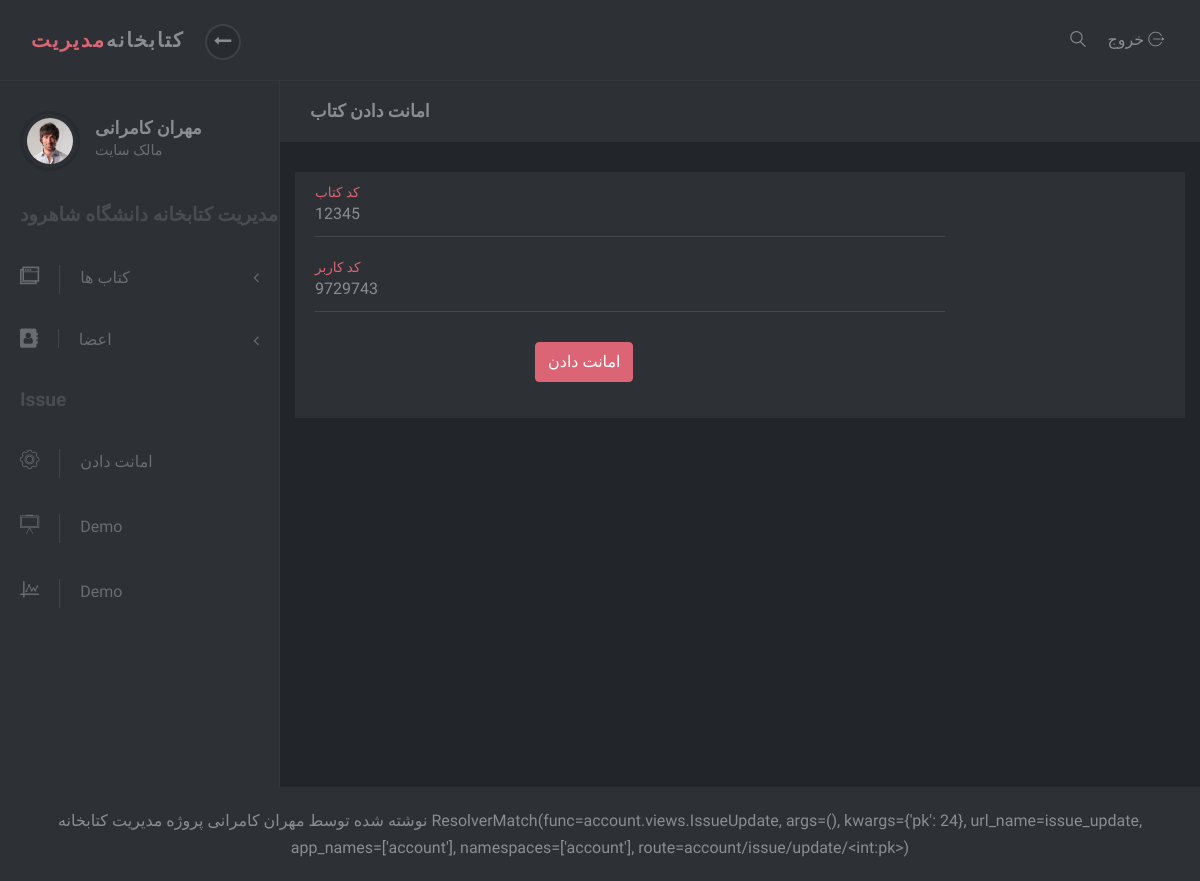
The page /account/issue/update/24 (signed in) on the database its author committed.
### account/models.py (models this page shows)
class User(AbstractUser):
	email = models.EmailField(unique=True, verbose_name='ایمیل')
	slug = models.SlugField(unique=True, blank=True, verbose_name="کد کاربر")
	address=models.CharField(default='aaaa',max_length=200,verbose_name='آدرس')

### book/models.py (models this page shows, shortened)
class Issue(models.Model):
    slugBook = models.SlugField(unique=True, blank=True, verbose_name="کد کتاب")
    slugUser = models.SlugField(unique=True, blank=True, verbose_name="کد کاربر")
    created = models.DateTimeField(auto_now_add=True, verbose_name='زمان انتشار')
    renewCount = models.IntegerField(verbose_name="تعداد تمدید")
    class Meta:
        verbose_name = "امانت"
        verbose_name_plural = "امانات"
        ordering = ['-created']
    def is_on_time(self):
        last_two_week = timezone.now() - timedelta(days=14)
        if self.created > last_two_week:
            return True
        else:
            return False
    is_on_time.boolean = True
    is_on_time.short_description = "وضعیت کتاب به امانت گرفته شده"

### account/views.py (the view)
# urls.py: path('issue/update/<int:pk>', IssueUpdate.as_view(), name='issue_update'),
class IssueUpdate(SuperUserAccessMixin,FormRenewMixin,UpdateView):
    model = Issue
    template_name ='registrations/issue_book.html'
    fields = ['slugBook', 'slugUser']

### account/mixins.py (called while the page is built)
    def dispatch(self, request, *args, **kwargs):
        if request.user.is_superuser:
            return super().dispatch(request, *args, **kwargs)
        else:
            raise Http404

### templates/registrations/issue_book.html (shortened to what this page needs)
{% extends 'registrations/base.html' %}
{% load static %}
{% load widget_tweaks %}
{% load crispy_forms_tags %}
{% block code %}
    <div class="page-content">
        <div class="page-header">
            <div class="container-fluid">
                <h2 class="h5 no-margin-bottom">امانت دادن کتاب</h2>
            </div>
        </div>
        <div class="col-lg-12">
            <div class="block">
                <div class="block-body">
                    <form class="form-horizontal" method="post" enctype="multipart/form-data">
                        <div class="row">
                            <div class="col-sm-9">
                                <div class="form-group-material">
                                    {{ form.slugBook|add_class:"input-material"|attr:"id:register-username name:registerUsername" }}
                                    <label for="register-username" class="label-material">کد کتاب</label>
                                </div>
                                <div class="form-group-material">
                                    {{ form.slugUser|add_class:"input-material"|attr:"id:register-username name:registerUsername" }}
                                    <label for="register-username" class="label-material">کد کاربر</label>
                                </div>
                            </div>
                        </div>
                        <div class="form-group row">
                            <div class="col-sm-9 ml-auto">
                                <button type="submit" class="btn btn-primary">امانت دادن</button>
                            </div>
                        </div>
                    </form>
                </div>
            </div>
        </div>
    </div>
{% endblock %}

### templates/registrations/sidebar.html (shortened to what this page needs)
{% load static %}
<nav id="sidebar">
    <div class="sidebar-header d-flex align-items-center">
        <div class="avatar"><img src="{% static 'adminlte/img/avatar-6.jpg' %}" alt="..."
                                 class="img-fluid rounded-circle"></div>
        <div class="title">
            <h1 class="h5">{{ request.user.get_full_name }}</h1>
            {% if request.user.is_superuser %}
                <p>مالک سایت</p>
            {% else %}
                <p>کاربر عادی</p>
            {% endif %}
        </div>
    </div>
    <span class="heading">مدیریت کتابخانه دانشگاه شاهرود</span>
    <ul class="list-unstyled">
        <li>
            <a href="#exampledropdownDropdown" aria-expanded="false" data-toggle="collapse">
                <i class="icon-windows"></i>کتاب ها </a>
        </li>
        {% if request.user.is_superuser %}
            <li>
                <a href="#exampledropdownDropdown2" aria-expanded="false" data-toggle="collapse">
                    <i class="fa fa-address-book" aria-hidden="true"></i>اعضا</a>
            </li>
            </ul>
            <span class="heading">Issue</span>
            <ul class="list-unstyled">
                <li><a href="{% url 'account:issue' %}"> <i class="icon-settings"></i>امانت دادن </a></li>
                <li><a href="#"> <i class="icon-writing-whiteboard"></i>Demo </a></li>
                <li><a href="#"> <i class="icon-chart"></i>Demo </a></li>
            </ul>
        {% endif %}
</nav>

### account/static/adminlte/css/style.default.css (style rules this page uses)
body { position: relative; }
a { -webkit-transition: all 0.3s; transition: all 0.3s; display: inline-block; }
p { line-height: 1.7; }
button { cursor: pointer; }
i, span, strong { display: inline-block; }
input { outline: none; }
.no-margin-bottom { margin-bottom: 0 !important; }
.block { padding: 20px; background: #2d3035; color: #8a8d93; margin-bottom: 30px; }
.page-content { position: relative; background: #22252a; min-height: 100vh; width: calc(100% - 280px); padding: 0; padding-bottom: 70px; }
.page-header { padding: 20px 15px; background: #2d3035; color: #8a8d93; margin-bottom: 30px; }
i[class*='icon-'] { -webkit-transform: translateY(2px); transform: translateY(2px); }
nav#sidebar { width: 280px; background: #2d3035; color: #6a6c70; border-right: 1px solid #34373d; }
nav#sidebar a { color: inherit; text-decoration: none; position: relative; }
nav#sidebar a[data-toggle="collapse"]::after { content: '\f104'; display: inline-block; -webkit-transform: translateY(-50%); transform: translateY(-50%); font-family: 'FontAwesome'; position: absolute; top: 50%; right: 20px; }
nav#sidebar a i { font-size: 1.2em; margin-right: 10px; -webkit-transition: none; transition: none; }
nav#sidebar .sidebar-header { padding: 30px 20px; }
nav#sidebar .sidebar-header h1, nav#sidebar .sidebar-header p { margin-bottom: 0; }
nav#sidebar .sidebar-header h1 { color: #8a8d93; }
nav#sidebar .sidebar-header p { font-size: 0.9rem; }
nav#sidebar span.heading { font-weight: 700; margin-left: 20px; color: #494d53; font-size: 1.2rem; margin-bottom: 15px; }
nav#sidebar .avatar { width: 60px; height: 60px; border-radius: 50%; overflow: hidden; margin-right: 15px; background: none; padding: 4px; border: 3px solid #282b2f; }
nav#sidebar ul { max-height: none; }
nav#sidebar li { position: relative; }
nav#sidebar li a { padding: 18px 20px; display: block; font-weight: 400; }
nav#sidebar li a i { margin-right: 20px; -webkit-transition: all 0.3s; transition: all 0.3s; padding-right: 20px; border-right: 1px solid #454649; }
nav#sidebar li::before { content: ''; width: 2px; height: 100%; background: none; display: block; position: absolute; top: 0; left: 0; z-index: 99; }
button, input[type='submit'] { cursor: pointer; font-family: inherit; font-weight: 300 !important; }
form label { font-size: .9rem; color: #8a8d93; }
input.input-material { width: 100%; border: none; border-bottom: 1px solid #444951; padding: 10px 0; background: none; color: #8a8d93; }
input.input-material ~ label { color: #aaa; position: absolute; top: 14px; left: 0; cursor: text; -webkit-transition: all 0.2s; transition: all 0.2s; font-weight: 300; }
input.input-material ~ label.active { font-size: 0.85rem; top: -10px; color: #DB6574; }
.form-group-material { position: relative; margin-bottom: 30px; }
.btn { font-weight: 400; border: 1px solid transparent; padding: 0.45rem 0.75rem; font-size: 1rem; line-height: 1.5; border-radius: 0.25rem; -webkit-transition: color 0.15s ease-in-out, background-color 0.15s ease-in-out, border-color 0.15s ease-in-out, -webkit-box-shadow 0.15s ease-in-out; transition: color 0.15s ease-in-out, background-color 0.15s ease-in-out, border-color 0.15s ease-in-out, -webkit-box-shadow 0.15s ease-in-out; transition: color 0.15s ease-in-out, background-color 0.15s ease-in-out, border-color 0.15s ease-in-out, box-shadow 0.15s ease-in-out; transition: color 0.15s ease-in-out, background-color 0.15s ease-in-out, border-color 0.15s ease-in-out, box-shadow 0.15s ease-in-out, -webkit-box-shadow 0.15s ease-in-out; }
.btn-primary { color: color-yiq(#DB6574); background-color: #DB6574; border-color: #DB6574; }
body { font-family: "Muli", sans-serif; font-size: 1rem; font-weight: 400; line-height: 1.5; color: #8a8d93; background-color: #fff; }
a { color: #DB6574; text-decoration: none; }
h1, h2, h3, h4, h5, h6, .h1, .h2, .h3, .h4, .h5, .h6 { margin-bottom: 0.5rem; font-family: inherit; font-weight: 700; line-height: 1.2; color: inherit; }
h1, .h1 { font-size: 2.5rem; }
h2, .h2 { font-size: 1.7rem; }
h5, .h5 { font-size: 1.1rem; }

### rows shown on the page
User: user.get_full_name "مهران کامرانی"
Issue: slugBook "12345", slugUser "9729743"

### other values the page prints
{{ request.resolver_match }} "ResolverMatch(func=account.views.IssueUpdate, args=(), kwargs={'pk': 24}, url_name=issue_update, app_names=['account'], namespaces=['account'], route=account/issue/update/<int:pk>)"
